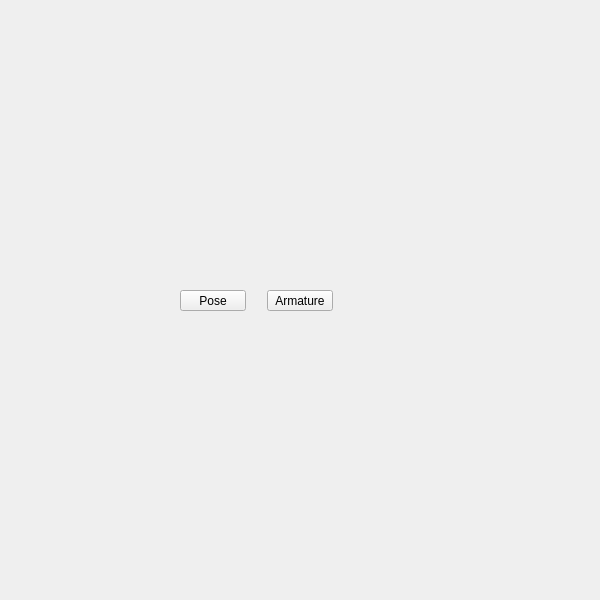
<?xml version="1.0" encoding="UTF-8"?>
<ui version="4.0">
 <class>QtUi</class>
 <widget class="QMainWindow" name="QtUi">
  <property name="geometry">
   <rect>
    <x>0</x>
    <y>0</y>
    <width>600</width>
    <height>600</height>
   </rect>
  </property>
  <property name="sizePolicy">
   <sizepolicy hsizetype="Ignored" vsizetype="Ignored">
    <horstretch>0</horstretch>
    <verstretch>0</verstretch>
   </sizepolicy>
  </property>
  <property name="minimumSize">
   <size>
    <width>0</width>
    <height>0</height>
   </size>
  </property>
  <property name="maximumSize">
   <size>
    <width>600</width>
    <height>600</height>
   </size>
  </property>
  <property name="toolButtonStyle">
   <enum>Qt::ToolButtonIconOnly</enum>
  </property>
  <property name="tabShape">
   <enum>QTabWidget::Triangular</enum>
  </property>
  <property name="dockNestingEnabled">
   <bool>true</bool>
  </property>
  <property name="dockOptions">
   <set>QMainWindow::AllowNestedDocks|QMainWindow::AllowTabbedDocks|QMainWindow::AnimatedDocks|QMainWindow::ForceTabbedDocks</set>
  </property>
  <widget class="QWidget" name="widget">
   <property name="sizePolicy">
    <sizepolicy hsizetype="Ignored" vsizetype="Ignored">
     <horstretch>0</horstretch>
     <verstretch>0</verstretch>
    </sizepolicy>
   </property>
   <widget class="MenuButton" name="i007">
    <property name="geometry">
     <rect>
      <x>267</x>
      <y>290</y>
      <width>66</width>
      <height>21</height>
     </rect>
    </property>
    <property name="minimumSize">
     <size>
      <width>0</width>
      <height>21</height>
     </size>
    </property>
    <property name="maximumSize">
     <size>
      <width>999</width>
      <height>21</height>
     </size>
    </property>
    <property name="text">
     <string>Armature</string>
    </property>
    <property name="target" stdset="0">
     <string>armature</string>
    </property>
   </widget>
   <widget class="MenuButton" name="i009">
    <property name="geometry">
     <rect>
      <x>180</x>
      <y>290</y>
      <width>66</width>
      <height>21</height>
     </rect>
    </property>
    <property name="minimumSize">
     <size>
      <width>0</width>
      <height>21</height>
     </size>
    </property>
    <property name="maximumSize">
     <size>
      <width>999</width>
      <height>21</height>
     </size>
    </property>
    <property name="text">
     <string>Pose</string>
    </property>
    <property name="target" stdset="0">
     <string>pose</string>
    </property>
   </widget>
  </widget>
 </widget>
 <customwidgets>
  <customwidget>
   <class>MenuButton</class>
   <extends>QPushButton</extends>
   <header>widgets.menubutton.h</header>
  </customwidget>
 </customwidgets>
 <resources/>
 <connections/>
</ui>
